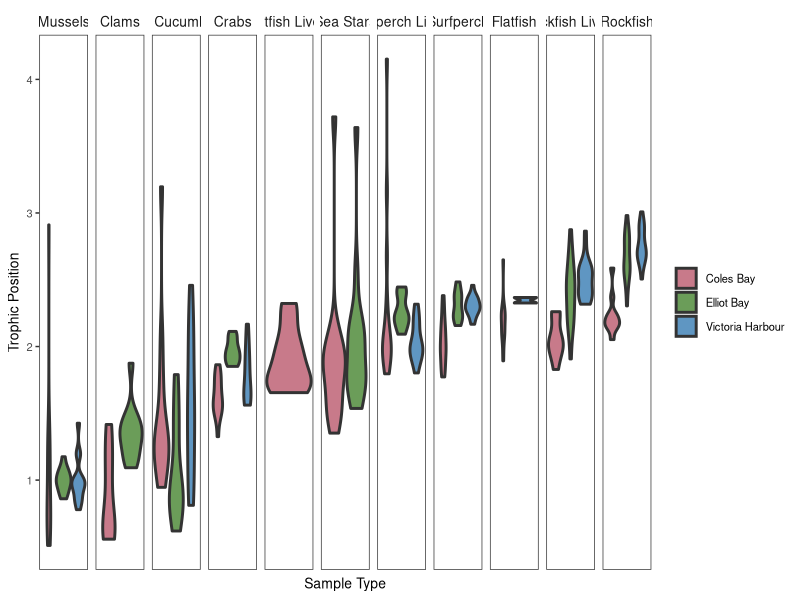
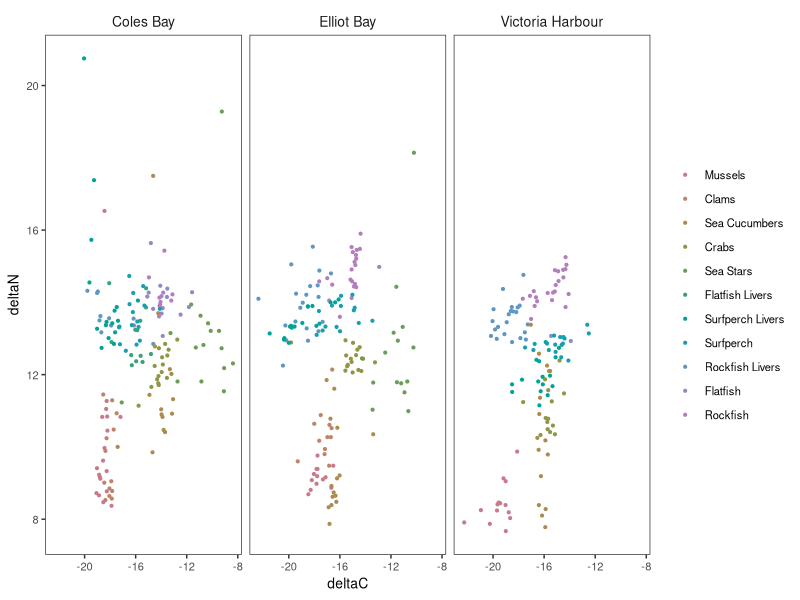

R code for these plots, in order:
##### Setup #####

## load packages
library(plyr)
library(ggplot2)
library(dplyr)
library(colorspace)

#### Process Data ####

isotopes <- read.csv('isotopes.csv', header = TRUE)

names(isotopes)

summary(isotopes)

theme1 <-
  theme_bw() +
  theme(
    text = element_text(size = 10),
    axis.text = element_text(size = 8),
    strip.background = element_blank(),
    strip.text = element_text(size = 10),
    panel.grid = element_blank(),
    legend.title = element_blank()
  )


tiff('Isotopic_Biplot.tiff',width = 14, height = 8, units = 'cm', res = 300)

ggplot(isotopes) +  # isotopic plot
  geom_point(aes(x = deltaC,
                 y = deltaN,
                 colour = reorder(sample.type, deltaN, mean)),
             size = 0.75) +
  facet_grid(.~site) +
  scale_colour_manual(values = qualitative_hcl(palette = 'Dark 2', n = 12)) +
  theme1

dev.off()

## Estimate trophic position for each individual using mussels as a baseline

baseline <-
  subset(isotopes, sample.type == 'Mussels') %>% 
  group_by(site) %>% 
  summarize(base_deltaN = mean(deltaN))

baseline

isotopes <- left_join(isotopes,
                      baseline,
                      by = 'site')

isotopes$trophic.position <-
  with(isotopes,
       ((deltaN - base_deltaN)/3.4)+1)

## Plot according to trophic position

ggplot(isotopes) +
  geom_violin(aes(x = 1,
                  y = trophic.position,
                  fill = site),
              size = 1) +
  facet_grid(. ~ reorder(sample.type, 
                              trophic.position,
                              mean)) +
  labs(x = 'Sample Type',
       y = 'Trophic Position') +
  scale_fill_manual(values = qualitative_hcl(palette = 'Dark 2', n = 3)) +
  theme1 +
  theme(axis.line.x = element_blank(),
        axis.ticks.x = element_blank(),
        axis.text.x = element_blank())
